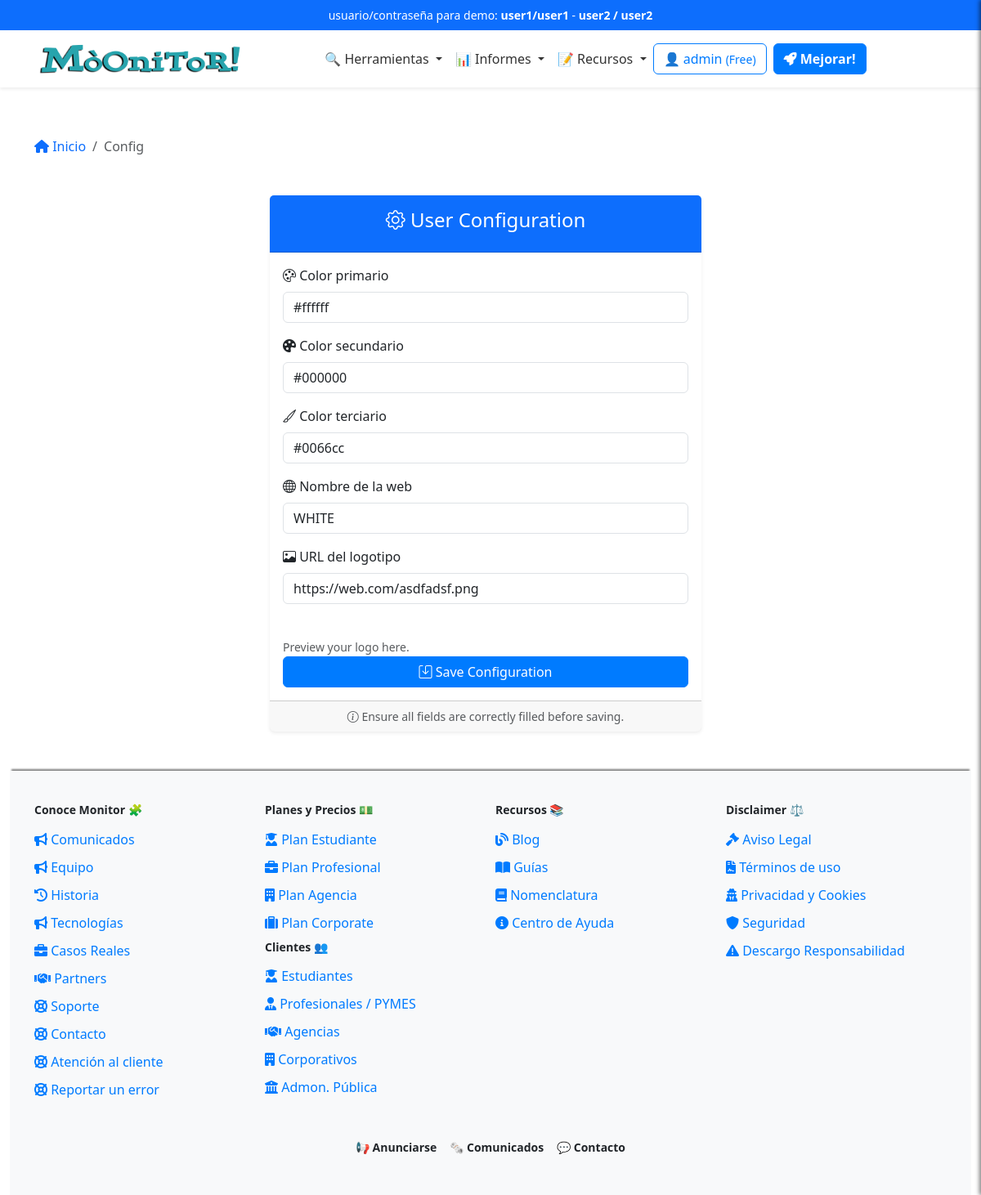
The page /config (signed in) on the database as committed earlier.
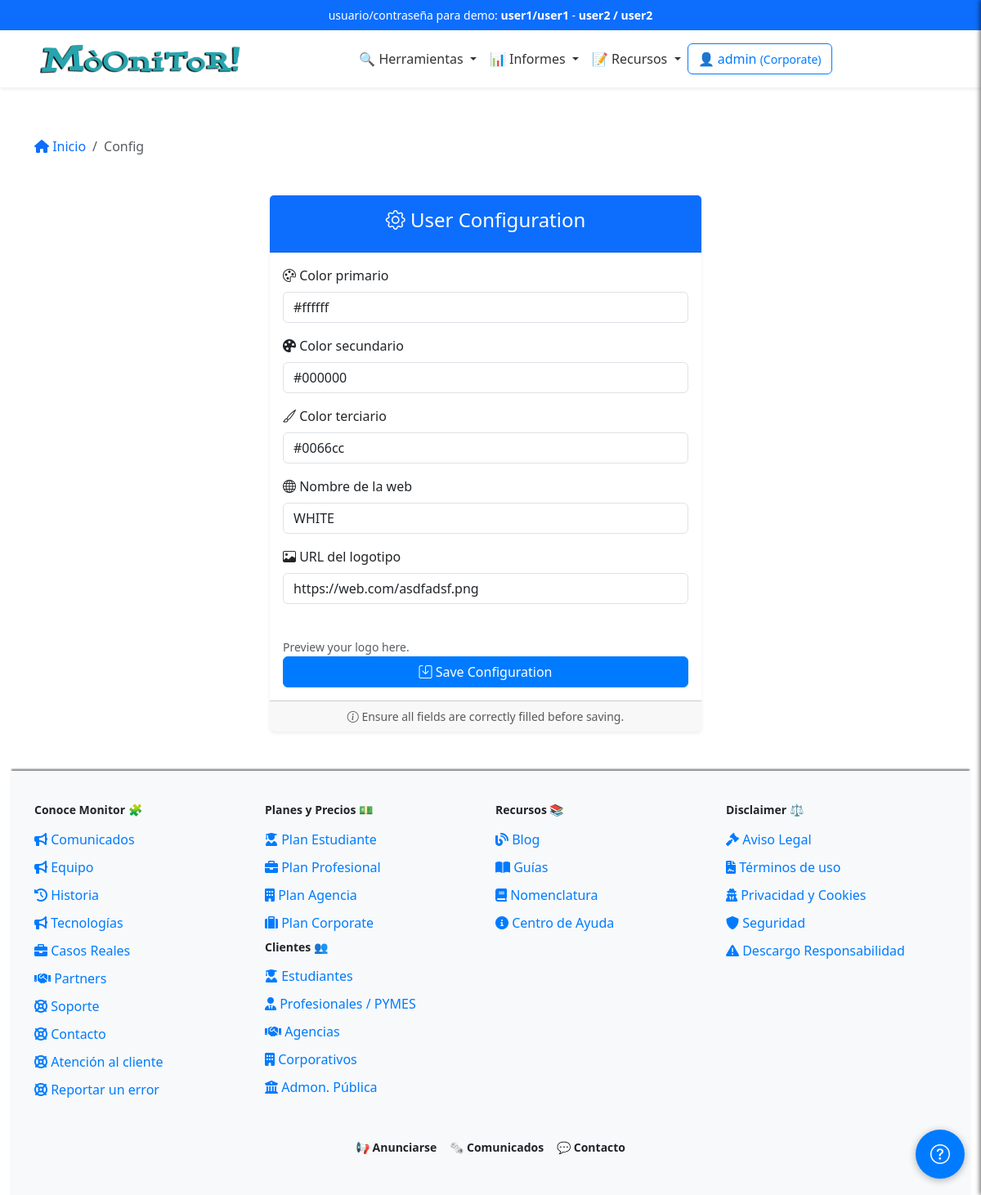
The same page on the database as committed later.
### app/models/user_model.py (models this page shows, shortened)
class Users(UserMixin, db.Model):
    __tablename__ = 'Users'
    id = db.Column(db.Integer, primary_key=True)
    username = db.Column(db.String(80), unique=True, nullable=False)
    email = db.Column(db.String(120), unique=True, nullable=False)
    password_hash = db.Column(db.String(255), nullable=False)
    token = db.Column(db.String(255), index=True, unique=True)
    active = db.Column(db.Boolean, default=False)
    registered_on = db.Column(db.DateTime,
                              nullable=False,
                              default=datetime.datetime.utcnow)
    config = db.Column(JSONType)
    role = db.Column(db.String(20), nullable=False, default='usuario')
    subscription_plan = db.Column(Enum('Free',
                                       'Pro',
                                       'Corporate',
                                       name='subscription_plans'),
                                  default='Free')
    subscription_currency = db.Column(
        db.String(3), default='EUR')  # ISO currency codes (e.g., USD, EUR)
    subscription_expiration = db.Column(db.DateTime, nullable=True)
    subscription_frequency = db.Column(Enum('Monthly',
                                            'Annually',
                                            name='subscription_frequency'),
                                       default='Monthly')
    primary_payment = db.Column(JSONType, nullable=True)  # IBAN, SWIFT, etc.
    secondary_payment = db.Column(JSONType, nullable=True)
    transactions = db.relationship('Transaction', backref='user', lazy=True)
    def is_subscription_active(self):
        if not self.subscription_expiration:
            return False
        return self.subscription_expiration > datetime.datetime.utcnow()

### app/controllers/main_controller.py (the view)
@app.route('/config', methods=['GET', 'POST'])
@login_required
def configuracion():
    breadcrumbs = [
        {
            'url': '/config',
            'text': 'Config'
        },
    ]
    form = ConfigForm()
    if form.validate_on_submit():
        current_user.config = {
            'color_primary': form.color_primary.data,
            'color_secondary': form.color_secondary.data,
            'color_tertiary': form.color_tertiary.data,
            'web_name': form.web_name.data,
            'logo_url': form.logo_url.data
        }
        db.session.commit()
        app.config['COLOR_PRIMARY'] = form.color_primary.data
        app.config['COLOR_SECONDARY'] = form.color_secondary.data
        app.config['COLOR_TERTIARY'] = form.color_tertiary.data
        app.config['WEB_NAME'] = form.web_name.data
        app.config['LOGO_URL'] = form.logo_url.data
        log_event('CONFIG', 'Configuración del sistema actualizada.')
        flash('Configuración actualizada correctamente.', 'success')
        return redirect(url_for('index'))
    elif request.method == 'GET':
        if current_user.config:
            form.color_primary.data = current_user.config.get(
                'color_primary', '')
            form.color_secondary.data = current_user.config.get(
                'color_secondary', '')
            form.color_tertiary.data = current_user.config.get(
                'color_tertiary', '')
            form.web_name.data = current_user.config.get('web_name', '')
            form.logo_url.data = current_user.config.get('logo_url', '')
        else:
            form.color_primary.data = ''
            form.color_secondary.data = ''
            form.color_tertiary.data = ''
            form.web_name.data = ''
            form.logo_url.data = ''
    log_event('CONFIG', 'Visita Configuración del sistema.')
    return render_template('config.html',
                           title='Configuración',
                           form=form,
                           breadcrumbs=breadcrumbs)

### app/forms.py
class ConfigForm(FlaskForm):
    color_primary = StringField(
        'Color primario',
        validators=[
            DataRequired(),
            Regexp(r'^#[0-9a-fA-F]{6}$',
                   message='Color debe ser en formato hexadecimal (#RRGGBB)')
        ])
    color_secondary = StringField(
        'Color secundario',
        validators=[
            DataRequired(),
            Regexp(r'^#[0-9a-fA-F]{6}$',
                   message='Color debe ser en formato hexadecimal (#RRGGBB)')
        ])
    color_tertiary = StringField(
        'Color terciario',
        validators=[
            DataRequired(),
            Regexp(r'^#[0-9a-fA-F]{6}$',
                   message='Color debe ser en formato hexadecimal (#RRGGBB)')
        ])
    web_name = StringField('Nombre de la web', validators=[DataRequired()])
    logo_url = StringField('URL del logotipo',
                           validators=[DataRequired(), URL()])

### app/__init__.py (called while the page is built)
@app.context_processor
def inject_sidebar_info():
    return dict(is_admin=current_user.is_authenticated
                and current_user.role == 'admin')

@login_manager.user_loader
def load_user(user_id):
    return Users.query.get(int(user_id))

### app/templates/config.html (shortened to what this page needs)
{% extends "base.html" %}
{% block content %}
{% include 'inc/breadcrumbs.html' %}
<div class="container my-5 mb-5">
    <div class="row justify-content-center">
        <div class="col-md-8 col-lg-6">
            <div class="card shadow-sm border-0">
                <div class="card-header bg-primary text-white text-center py-3">
                    <h2 class="h4"><i class="bi bi-gear"></i> User Configuration</h2>
                </div>
                <div class="card-body">
                    <form method="POST" novalidate>
                        <div class="mb-3">
                            <label for="color_primary" class="form-label">
                                <i class="bi bi-palette"></i> {{ form.color_primary.label.text }}
                            </label>
                            {{ form.color_primary(class="form-control", id="color_primary", placeholder="Enter primary color") }}
                        </div>
                        <div class="mb-3">
                            <label for="color_secondary" class="form-label">
                                <i class="bi bi-palette-fill"></i> {{ form.color_secondary.label.text }}
                            </label>
                            {{ form.color_secondary(class="form-control", id="color_secondary", placeholder="Enter secondary color") }}
                        </div>
                        <div class="mb-3">
                            <label for="color_tertiary" class="form-label">
                                <i class="bi bi-brush"></i> {{ form.color_tertiary.label.text }}
                            </label>
                            {{ form.color_tertiary(class="form-control", id="color_tertiary", placeholder="Enter tertiary color") }}
                        </div>
                        <div class="mb-3">
                            <label for="web_name" class="form-label">
                                <i class="bi bi-globe"></i> {{ form.web_name.label.text }}
                            </label>
                            {{ form.web_name(class="form-control", id="web_name", placeholder="Enter website name") }}
                        </div>
                        <div class="mb-3">
                            <label for="logo_url" class="form-label">
                                <i class="bi bi-image"></i> {{ form.logo_url.label.text }}
                            </label>
                            {{ form.logo_url(class="form-control", id="logo_url", placeholder="Enter logo URL") }}
                        </div>
                        <small id="logo-preview-help" class="text-muted">Preview your logo here.</small>
                        <div class="d-grid">
                            <button type="submit" class="btn btn-primary">
                                <i class="bi bi-save"></i> Save Configuration
                            </button>
                        </div>
                    </form>
                </div>
                <div class="card-footer text-muted text-center small">
                    <i class="bi bi-info-circle"></i> Ensure all fields are correctly filled before saving.
                </div>
            </div>
        </div>
    </div>
</div>
{% endblock %}

### app/templates/inc/navbar.html (shortened to what this page needs)
<nav class="navbar navbar-expand-lg navbar-light bg-white shadow-sm">
  <div class="container">
    <a class="navbar-brand mx-auto" href="{{ url_for('index') }}">
      <img src="{{ url_for('static', filename='logo.png') }}" alt="Logo" height="50"
        class="d-inline-block align-text-top">
    </a>
    <div class="collapse navbar-collapse justify-content-center" id="navbarNav">
      <ul class="navbar-nav align-items-center">
        <li class="nav-item dropdown">
          <a class="nav-link dropdown-toggle" href="#" id="domainDnsDropdown" role="button" data-bs-toggle="dropdown"
            aria-expanded="false">
            🔍 Herramientas
          </a>
        </li>
        <li class="nav-item dropdown">
          <a class="nav-link dropdown-toggle" href="#" id="domainDnsDropdown" role="button" data-bs-toggle="dropdown"
            aria-expanded="false">
            📊 Informes
          </a>
        </li>
        <li class="nav-item dropdown">
          <a class="nav-link dropdown-toggle" href="#" id="domainDnsDropdown" role="button" data-bs-toggle="dropdown"
            aria-expanded="false">
            📝 Recursos
          </a>
        </li>
      </ul>
    <div class="d-flex flex-column flex-sm-row align-items-center justify-content-center ms-0 mb-3 mt-3">
      {% if current_user.is_authenticated %}
          <a href="/dashboard" class="btn btn-outline-primary mb-2 mb-sm-0 me-sm-2">
              <span class="item-responsive">👤 {{ current_user.username }}
                  <small>({{ current_user.subscription_plan }})</small>
              </span>
          </a>
          {% if current_user.subscription_plan == "Free" %}
              <a class="btn btn-primary mb-2 mb-sm-0 me-sm-2 text-decoration-none fw-semibold" href="{{ url_for('edit_subscription') }}">
                  <i class="fa-solid fa-rocket"></i> Mejorar!
              </a>
          {% elif current_user.subscription_plan == "Pro" %}
              <a class="btn btn-primary mb-2 mb-sm-0 me-sm-2 text-decoration-none fw-semibold" href="{{ url_for('edit_subscription') }}">
                  <i class="fa-solid fa-crown"></i> Probar Corporate!
              </a>
          {% endif %}
      {% endif %}
  </div>
    </div>
  </div>
</nav>

Rows that differ between the two databases and show on the page:
changed Users "admin": subscription_plan "Free" → "Corporate"
Other text that changed with them:
text no longer shown: "Mejorar!"
